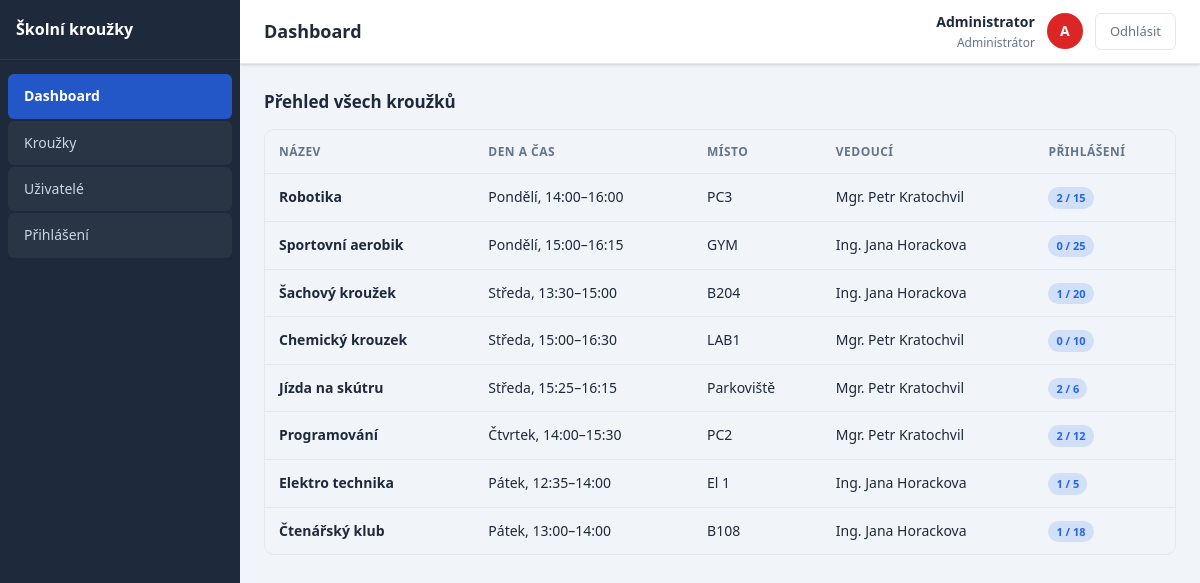
Page /admin/dashboard.php (signed in) on the committed database.
### tables this page shows
CREATE TABLE `krouzky` (
  `id` int(11) NOT NULL,
  `nazev` varchar(100) NOT NULL,
  `popis` text DEFAULT NULL,
  `ucitel_id` int(11) DEFAULT NULL,
  `max_kapacita` int(11) NOT NULL DEFAULT 20,
  `den_tydne` enum('Pondělí','Úterý','Středa','Čtvrtek','Pátek') NOT NULL,
  `cas_od` time NOT NULL,
  `cas_do` time NOT NULL,
  `mistnost` varchar(20) NOT NULL,
  `aktivni` tinyint(1) DEFAULT 1
);

CREATE TABLE `uzivatele` (
  `id` int(11) NOT NULL,
  `uzivatelske_jmeno` varchar(50) NOT NULL,
  `heslo` varchar(255) NOT NULL,
  `cele_jmeno` varchar(100) NOT NULL,
  `email` varchar(100) DEFAULT NULL,
  `role` enum('zak','ucitel','admin') NOT NULL DEFAULT 'zak',
  `trida` varchar(10) DEFAULT NULL,
  `tema` varchar(10) DEFAULT 'svetly',
  `jazyk` varchar(10) DEFAULT 'cs',
  `vytvoren` timestamp NULL DEFAULT current_timestamp()
);

### config.php (called while the page is built, shortened)
<?php
function ocisti($text) {
    return htmlspecialchars(strip_tags(trim($text)));
}
?>

### admin/dashboard.php (the view, shortened to what this page needs)
<?php
$nazev_stranky = 'Dashboard';
require_once '../config.php';
$db = pripojDB();
$sql = "SELECT k.*, u.cele_jmeno AS ucitel_jmeno, COUNT(p.id) AS pocet
        FROM krouzky k
        LEFT JOIN uzivatele u ON k.ucitel_id = u.id
        LEFT JOIN prihlaseni p ON k.id = p.krouzek_id
        WHERE k.aktivni = 1
        GROUP BY k.id ORDER BY k.den_tydne, k.cas_od";
$krouzky = mysqli_fetch_all(mysqli_query($db, $sql), MYSQLI_ASSOC);
?>
<?php include 'hlavicka.php'; ?>
<h2 style="font-size:17px;font-weight:700;margin-bottom:14px;">Přehled všech kroužků</h2>
<div class="tabulka-obal">
    <table>
        <thead>
            <tr>
                <th>Název</th>
                <th>Den a čas</th>
                <th>Místo</th>
                <th>Vedoucí</th>
                <th>Přihlášení</th>
            </tr>
        </thead>
        <tbody>
            <?php foreach ($krouzky as $k):
                $procent = $k['max_kapacita'] > 0 ? round($k['pocet'] / $k['max_kapacita'] * 100) : 0;
                ?>
                <tr>
                    <td><strong><?= ocisti($k['nazev']) ?></strong></td>
                    <td><?= ocisti($k['den_tydne']) ?>, <?= substr($k['cas_od'], 0, 5) ?>–<?= substr($k['cas_do'], 0, 5) ?></td>
                    <td><?= ocisti($k['mistnost']) ?></td>
                    <td><?= ocisti($k['ucitel_jmeno'] ?? '—') ?></td>
                    <td>
                        <span
                            class="badge <?= $procent >= 100 ? 'badge-chyba' : ($procent >= 80 ? 'badge-varovani' : 'badge-info') ?>">
                            <?= $k['pocet'] ?> / <?= $k['max_kapacita'] ?>
                        </span>
                    </td>
                </tr>
            <?php endforeach; ?>
        </tbody>
    </table>
</div>
<?php include 'paticka.php'; ?>

### admin/hlavicka.php (shortened to what this page needs)
<?php
require_once '../config.php';
?>
<!DOCTYPE html>
<html lang="cs">
<head>
    <link rel="stylesheet" href="../css/style.css">
</head>
<body class="<?= $tema_trida ?>">
    <div class="rozlozeni">
        <aside class="sidebar">
            <div class="sidebar-logo">
                <div class="text">
                    <h2>Školní kroužky</h2>
                </div>
            </div>
            <nav class="sidebar-nav">
                <a href="dashboard.php"
                    class="<?= (basename($_SERVER['PHP_SELF']) === 'dashboard.php') ? 'aktivni' : '' ?>">
                    <p>Dashboard</p>
                </a>
                <a href="krouzky.php"
                    class="<?= (basename($_SERVER['PHP_SELF']) === 'krouzky.php') ? 'aktivni' : '' ?>">
                    <p>Kroužky</p>
                </a>
                <a href="uzivatele.php"
                    class="<?= (basename($_SERVER['PHP_SELF']) === 'uzivatele.php') ? 'aktivni' : '' ?>">
                    <p>Uživatelé</p>
                </a>
                <a href="prihlaseni.php"
                    class="<?= (basename($_SERVER['PHP_SELF']) === 'prihlaseni.php') ? 'aktivni' : '' ?>">
                    <p>Přihlášení</p>
                </a>
            </nav>
        </aside>
        <div class="hlavni-obsah">
            <header class="header">
                <h1 class="header-nadpis"><?= isset($nazev_stranky) ? $nazev_stranky : 'Dashboard' ?></h1>
                <div class="header-uzivatel">
                    <div class="uzivatel-info">
                        <div class="jmeno"><?= ocisti($_SESSION['cele_jmeno']) ?></div>
                        <div class="role">Administrátor</div>
                    </div>
                    <div class="uzivatel-avatar" style="background:#dc2626;">A</div>
                    <a href="../odhlasit.php" class="btn-odhlasit">Odhlásit</a>
                </div>
            </header>
            <div class="stranka-obsah">

### admin/paticka.php (shortened to what this page needs)
</div>
</div>
</div>
</body>
</html>

### css/style.css (style rules this page uses)
* { margin: 0; padding: 0; box-sizing: border-box; }
:root { --barva-primarni: #2563eb; --barva-primarni-tmava: #1d4ed8; --barva-primarni-svetla: #dbeafe; --barva-akcent: #f59e0b; --barva-uspech: #10b981; --barva-chyba: #e61d1d; --barva-varovani: #f59e0b; --pozadi: #f1f5f9; --pozadi-karta: #ffffff; --pozadi-sidebar: #1e293b; --pozadi-sidebar-polozka: rgba(255, 255, 255, 0.05); --pozadi-sidebar-aktivni: rgba(37, 99, 235, 0.8); --text-hlavni: #1e293b; --text-sekundarni: #64748b; --text-sidebar: #cbd5e1; --text-sidebar-aktivni: #ffffff; --okraj: #e2e8f0; --okraj-focus: #2563eb; --stin: 0 1px 3px rgba(0, 0, 0, 0.1), 0 1px 2px rgba(0, 0, 0, 0.06); --stin-vetsi: 0 4px 6px rgba(0, 0, 0, 0.07), 0 2px 4px rgba(0, 0, 0, 0.06); --stin-velky: 0 10px 15px rgba(0, 0, 0, 0.1), 0 4px 6px rgba(0, 0, 0, 0.05); --zaobleni: 10px; --zaobleni-male: 6px; --font: 'Segoe UI', Tahoma, Geneva, Verdana, sans-serif; --sidebar-sirka: 240px; --header-vyska: 64px; }
body { font-family: var(--font); background: var(--pozadi); color: var(--text-hlavni); line-height: 1.6; transition: background 0.3s, color 0.3s; }
.rozlozeni { display: flex; min-height: 100vh; }
.sidebar { width: var(--sidebar-sirka); background: var(--pozadi-sidebar); position: fixed; top: 0; left: 0; height: 100vh; display: flex; flex-direction: column; z-index: 100; overflow-y: auto; transition: background 0.3s; }
.sidebar-logo { padding: 20px 16px; border-bottom: 1px solid rgba(255, 255, 255, 0.08); display: flex; align-items: center; gap: 10px; }
.sidebar-logo .text h2 { color: #fff; font-size: 16px; font-weight: 700; line-height: 1.2; }
.sidebar-nav { flex: 1; padding: 12px 0; }
.sidebar-nav a { display: flex; align-items: center; gap: 12px; padding: 11px 16px; color: var(--text-sidebar); text-decoration: none; font-size: 14px; font-weight: 500; border-radius: 0; margin: 2px 8px; border-radius: var(--zaobleni-male); transition: background 0.2s, color 0.2s; background: var(--pozadi-sidebar-polozka); }
.sidebar-nav a.aktivni { background: var(--pozadi-sidebar-aktivni); color: var(--text-sidebar-aktivni); font-weight: 600; }
.hlavni-obsah { margin-left: var(--sidebar-sirka); flex: 1; display: flex; flex-direction: column; min-height: 100vh; }
.header { height: var(--header-vyska); background: var(--pozadi-karta); border-bottom: 1px solid var(--okraj); display: flex; align-items: center; justify-content: space-between; padding: 0 24px; position: sticky; top: 0; z-index: 50; box-shadow: var(--stin); transition: background 0.3s, border-color 0.3s; }
.header-nadpis { font-size: 18px; font-weight: 700; color: var(--text-hlavni); }
.header-uzivatel { display: flex; align-items: center; gap: 12px; }
.uzivatel-info { text-align: right; }
.uzivatel-info .jmeno { font-size: 14px; font-weight: 600; color: var(--text-hlavni); }
.uzivatel-info .role { font-size: 12px; color: var(--text-sekundarni); }
.uzivatel-avatar { width: 36px; height: 36px; border-radius: 50%; background: var(--barva-primarni); color: white; display: flex; align-items: center; justify-content: center; font-weight: 700; font-size: 14px; }
.btn-odhlasit { display: flex; align-items: center; gap: 6px; padding: 7px 14px; background: transparent; border: 1.5px solid var(--okraj); border-radius: var(--zaobleni-male); color: var(--text-sekundarni); font-size: 13px; font-weight: 500; text-decoration: none; cursor: pointer; transition: all 0.2s; }
.stranka-obsah { padding: 24px; flex: 1; }
.badge { display: inline-flex; align-items: center; padding: 2px 8px; border-radius: 99px; font-size: 11px; font-weight: 600; }
.badge-info { background: rgba(37, 99, 235, 0.15); color: #2563eb; }
.tabulka-obal { overflow-x: auto; border-radius: var(--zaobleni); border: 1px solid var(--okraj); }
table { width: 100%; border-collapse: collapse; font-size: 14px; }
thead { background: var(--pozadi); }
th { padding: 12px 14px; text-align: left; font-size: 12px; font-weight: 700; color: var(--text-sekundarni); text-transform: uppercase; letter-spacing: 0.04em; border-bottom: 1px solid var(--okraj); }
td { padding: 12px 14px; border-bottom: 1px solid var(--okraj); color: var(--text-hlavni); }
tr:last-child td { border-bottom: none; }

### rows in the picture
krouzky: nazev "Robotika", den_tydne "Pondělí", cas_od "14:00", cas_do "16:00", mistnost "PC3", uzivatele.cele_jmeno "Mgr. Petr Kratochvil", pocet "2", max_kapacita "15"
krouzky: nazev "Sportovní aerobik", den_tydne "Pondělí", cas_od "15:00", cas_do "16:15", mistnost "GYM", uzivatele.cele_jmeno "Ing. Jana Horackova", pocet "0", max_kapacita "25"
krouzky: nazev "Šachový kroužek", den_tydne "Středa", cas_od "13:30", cas_do "15:00", mistnost "B204", uzivatele.cele_jmeno "Ing. Jana Horackova", pocet "1", max_kapacita "20"
krouzky: nazev "Chemický krouzek", den_tydne "Středa", cas_od "15:00", cas_do "16:30", mistnost "LAB1", uzivatele.cele_jmeno "Mgr. Petr Kratochvil", pocet "0", max_kapacita "10"
krouzky: nazev "Jízda na skútru", den_tydne "Středa", cas_od "15:25", cas_do "16:15", mistnost "Parkoviště", uzivatele.cele_jmeno "Mgr. Petr Kratochvil", pocet "2", max_kapacita "6"
krouzky: nazev "Programování", den_tydne "Čtvrtek", cas_od "14:00", cas_do "15:30", mistnost "PC2", uzivatele.cele_jmeno "Mgr. Petr Kratochvil", pocet "2", max_kapacita "12"
krouzky: nazev "Elektro technika", den_tydne "Pátek", cas_od "12:35", cas_do "14:00", mistnost "El 1", uzivatele.cele_jmeno "Ing. Jana Horackova", pocet "1", max_kapacita "5"
krouzky: nazev "Čtenářský klub", den_tydne "Pátek", cas_od "13:00", cas_do "14:00", mistnost "B108", uzivatele.cele_jmeno "Ing. Jana Horackova", pocet "1", max_kapacita "18"

### other values in the picture
$nazev_stranky "Dashboard"
ocisti($_SESSION['cele_jmeno']) "Administrator"
